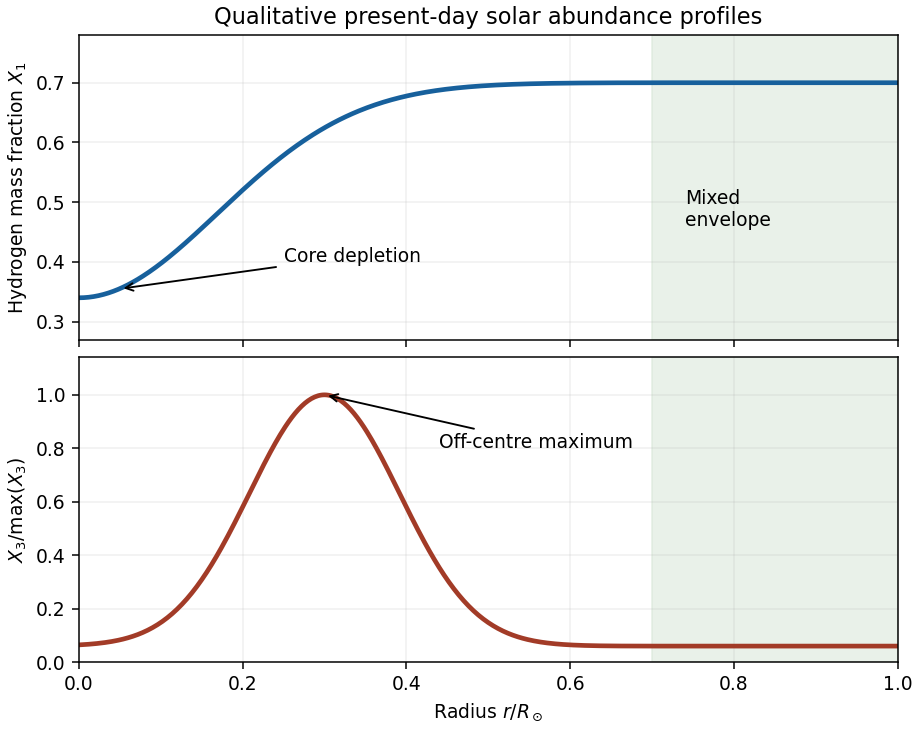

Here is the Python script that generated this plot:
"""Qualitative present solar profiles; no fitted stellar-model values."""
from pathlib import Path
import numpy as np
import matplotlib
matplotlib.use('Agg')
import matplotlib.pyplot as plt

r = np.linspace(0,1,501)
x1 = .34 + .36*(1-np.exp(-(r/.24)**2))
x1[r >= .70] = x1[np.searchsorted(r,.70)]
x3 = .06 + .94*np.exp(-((r-.30)/.13)**2)
x3[r >= .70] = x3[np.searchsorted(r,.70)]
fig, axes = plt.subplots(2,1,figsize=(6.8,5.4),sharex=True,layout='constrained')
axes[0].plot(r,x1,lw=2.5,color='#17609c')
axes[0].set_ylabel(r'Hydrogen mass fraction $X_1$')
axes[0].set_ylim(.27,.78)
axes[0].annotate('Core depletion',xy=(.05,.355),xytext=(.25,.40),arrowprops={'arrowstyle':'->'})
axes[1].plot(r,x3,lw=2.5,color='#a23b27')
axes[1].set_ylabel(r'$X_3/\max(X_3)$')
axes[1].annotate('Off-centre maximum',xy=(.3,1),xytext=(.44,.8),arrowprops={'arrowstyle':'->'})
axes[1].set_ylim(0,1.14)
axes[1].set_xlabel(r'Radius $r/R_\odot$')
for ax in axes:
    ax.axvspan(.70,1,color='#d8e6d8',alpha=.55)
    ax.set_xlim(0,1)
    ax.grid(alpha=.2)
axes[0].text(.74,.46,'Mixed\nenvelope')
axes[0].set_title('Qualitative present-day solar abundance profiles')
fig.savefig(Path('paper-63-solar-abundances.png'),dpi=135,facecolor='white')
